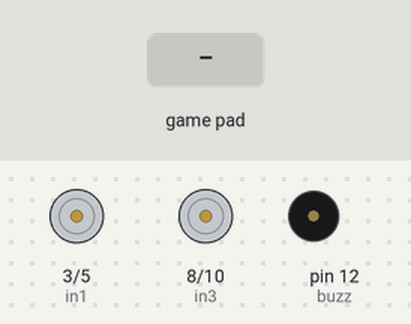
The program below on a simulated Raspberry Pi (header pin numbers). On the bench: motor-driver pin pairs drawn as motors (green arrow = first pin HIGH = forward, orange = second pin HIGH = backward, longer = more drive), buzzer (waves = sounding, pin HIGH). Inputs (shaded band) come from the test bench. The camera gives no picture and a still takes 0.5 s.

Above: at 1.2 s.
1.3 s: game-controller down arrow pressed
At 1.37 s:
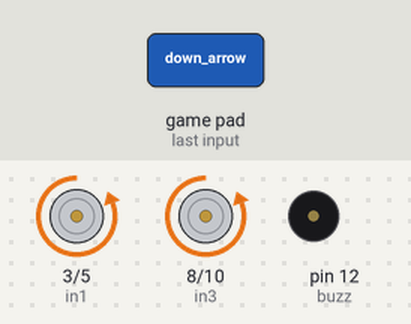
2.9 s: game-controller left arrow pressed
At 2.97 s:
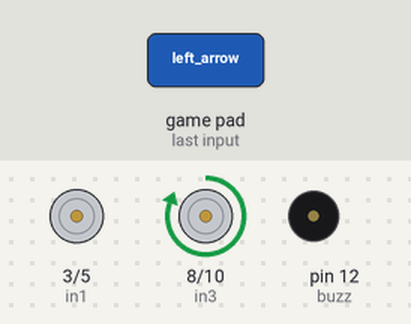
4.5 s: game-controller right arrow pressed
At 4.57 s:
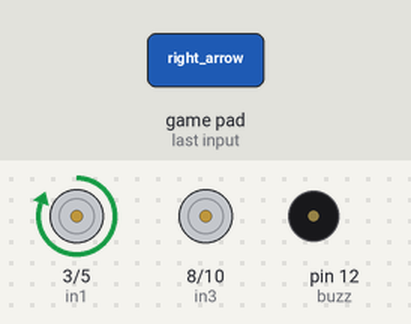
6.1 s: game-controller up arrow pressed
At 6.17 s:
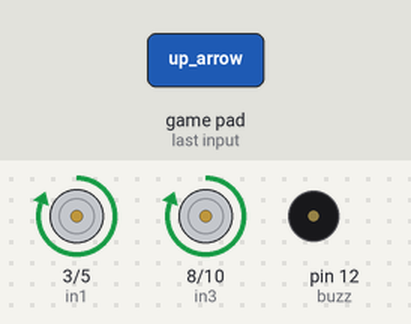
7.7 s: game-controller x pressed
At 7.77 s:
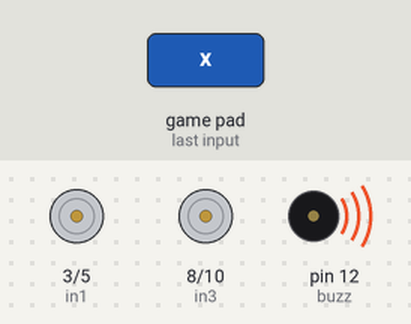
Timing chart, 0 to 10.3 s (numbered marks = the images above; inputs shaded):
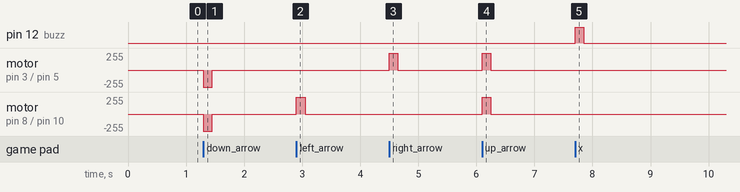

The program:

main.py
```python
from pyPS4Controller.controller import Controller
import RPi.GPIO as io
from picamera import PiCamera

camera = PiCamera()

#define driver pins
in1 = 3
in2 = 5
in3 = 8
in4 = 10

#buzzer pin
buzz = 12

io.setmode(io.BOARD)
io.setwarnings(False)
io.setup(in1,io.OUT)
io.setup(in2,io.OUT)
io.setup(in3,io.OUT)
io.setup(in4,io.OUT)
io.setup(buzz,io.OUT)

class MyController(Controller):


    def __init__(self, **kwargs):
        Controller.__init__(self, **kwargs)

	#move the robot forward
    def on_up_arrow_press(self):
        io.output(in1,1)
        io.output(in2,0)
        io.output(in3,1)
        io.output(in4,0)

	#stop the robot
    def on_up_down_arrow_release(self):
        io.output(in1,0)
        io.output(in2,0)
        io.output(in3,0)
        io.output(in4,0)

	#move the robot backward
    def on_down_arrow_press(self):
        io.output(in1,0)
        io.output(in2,1)
        io.output(in3,0)
        io.output(in4,1)

	#move the robot right
    def on_right_arrow_press(self):
        io.output(in1,1)
        io.output(in2,0)
        io.output(in3,0)
        io.output(in4,0)

	#stop the robot
    def on_left_right_arrow_release(self):
        io.output(in1,0)
        io.output(in2,0)
        io.output(in3,0)
        io.output(in4,0)

	#move the robot left
    def on_left_arrow_press(self):
        io.output(in1,0)
        io.output(in2,0)
        io.output(in3,1)
        io.output(in4,0)

    def on_circle_press(self):
        camera.start_preview()

    def on_x_press(self):
        io.output(buzz,1)

    def on_x_release(self):
        io.output(buzz,0)

    #def on_triangle_press(self):
        #camera.stop_preview()

controller = MyController(interface="/dev/input/js0", connecting_using_ds4drv=False)
# you can start listening before controller is paired, as long as you pair it within the timeout window
controller.listen(timeout=60)
```

Measured:
- after the input at 1.3 s, motor on pin 3 (in1) / pin 5 (in2), motor on pin 8 (in3) / pin 10 (in4): stopped → backward 255/255 at once, → stopped 0.15 s later
- after the input at 2.9 s, motor on pin 8 (in3) / pin 10 (in4): stopped → forward 255/255 at once, → stopped 0.15 s later
- after the input at 4.5 s, motor on pin 3 (in1) / pin 5 (in2): stopped → forward 255/255 at once, → stopped 0.15 s later
- after the input at 6.1 s, motor on pin 3 (in1) / pin 5 (in2), motor on pin 8 (in3) / pin 10 (in4): stopped → forward 255/255 at once, → stopped 0.15 s later
- after the input at 7.7 s, pin 12 (buzz): LOW → HIGH at once, → LOW 0.15 s later
